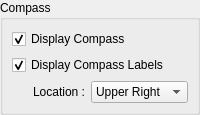
        <widget class="QGroupBox" name="groupBox17_2" >
         <property name="title" >
          <string>Compass</string>
         </property>
         <layout class="QGridLayout" >
          <property name="margin" >
           <number>9</number>
          </property>
          <property name="spacing" >
           <number>6</number>
          </property>
          <item row="2" column="0" >
           <layout class="QHBoxLayout" >
            <property name="margin" >
             <number>0</number>
            </property>
            <property name="spacing" >
             <number>6</number>
            </property>
            <item>
             <widget class="QLabel" name="textLabel1_4" >
              <property name="text" >
               <string>Location :</string>
              </property>
              <property name="alignment" >
               <set>Qt::AlignRight|Qt::AlignTrailing|Qt::AlignVCenter</set>
              </property>
             </widget>
            </item>
            <item>
             <widget class="QComboBox" name="compass_position_combox" >
              <item>
               <property name="text" >
                <string>Upper Right</string>
               </property>
              </item>
              <item>
               <property name="text" >
                <string>Upper Left</string>
               </property>
              </item>
              <item>
               <property name="text" >
                <string>Lower Left</string>
               </property>
              </item>
              <item>
               <property name="text" >
                <string>Lower Right</string>
               </property>
              </item>
             </widget>
            </item>
           </layout>
          </item>
          <item row="1" column="0" >
           <widget class="QCheckBox" name="display_compass_labels_checkbox" >
            <property name="toolTip" >
             <string>Show/Hide Display Compass</string>
            </property>
            <property name="text" >
             <string>Display Compass Labels</string>
            </property>
            <property name="checked" >
             <bool>true</bool>
            </property>
           </widget>
          </item>
          <item row="0" column="0" >
           <widget class="QCheckBox" name="display_compass_checkbox" >
            <property name="toolTip" >
             <string>Show/Hide Display Compass</string>
            </property>
            <property name="text" >
             <string>Display Compass</string>
            </property>
            <property name="checked" >
             <bool>true</bool>
            </property>
           </widget>
          </item>
         </layout>
        </widget>
